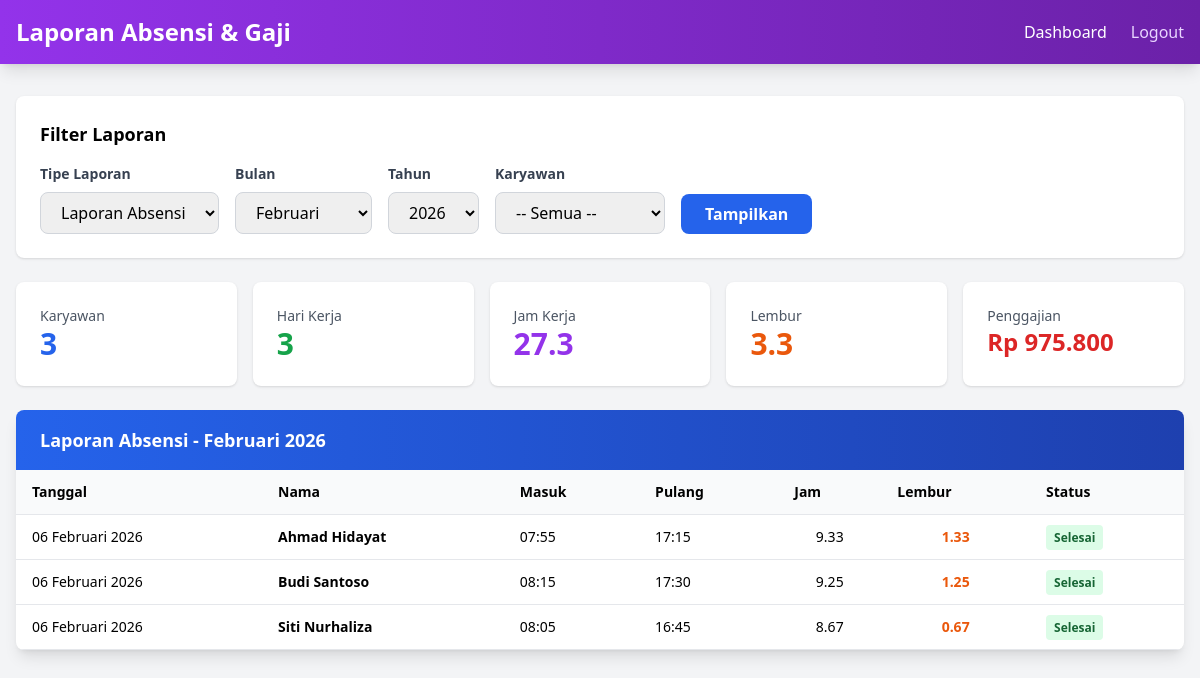
/hrd/laporan.php (signed in), run on the app's committed database.
### tables this page shows
CREATE TABLE absensi (
  id INT PRIMARY KEY AUTO_INCREMENT,
  user_id INT NOT NULL,
  tanggal DATE NOT NULL,
  jam_masuk TIME,
  jam_pulang TIME,
  total_jam DECIMAL(5, 2),
  jam_lembur DECIMAL(5, 2) DEFAULT 0,
  selfie_masuk VARCHAR(255),
  selfie_pulang VARCHAR(255),
  lat_masuk DECIMAL(10, 8),
  lng_masuk DECIMAL(11, 8),
  lat_pulang DECIMAL(10, 8),
  lng_pulang DECIMAL(11, 8),
  status ENUM('belum_absen', 'absen_masuk', 'absen_pulang', 'selesai') DEFAULT 'belum_absen',
  created_at TIMESTAMP DEFAULT CURRENT_TIMESTAMP,
  updated_at TIMESTAMP DEFAULT CURRENT_TIMESTAMP ON UPDATE CURRENT_TIMESTAMP,
  FOREIGN KEY (user_id) REFERENCES users(id) ON DELETE CASCADE,
  UNIQUE KEY unique_user_tanggal (user_id, tanggal),
  INDEX idx_tanggal (tanggal),
  INDEX idx_user_id (user_id)
);

CREATE TABLE users (
  id INT PRIMARY KEY AUTO_INCREMENT,
  nama VARCHAR(100) NOT NULL,
  email VARCHAR(100) UNIQUE NOT NULL,
  password VARCHAR(255) NOT NULL,
  role ENUM('admin', 'hrd', 'karyawan') NOT NULL DEFAULT 'karyawan',
  gaji_harian DECIMAL(10, 2) DEFAULT 0,
  tarif_lembur_per_jam DECIMAL(10, 2) DEFAULT 0,
  status ENUM('aktif', 'nonaktif') DEFAULT 'aktif',
  created_at TIMESTAMP DEFAULT CURRENT_TIMESTAMP,
  updated_at TIMESTAMP DEFAULT CURRENT_TIMESTAMP ON UPDATE CURRENT_TIMESTAMP
);

### config/database.php (called while the page is built, shortened)
<?php
function executeQuery($conn, $query, $params = [], $types = '') {
    $stmt = $conn->prepare($query);
    if (!empty($params)) {
        if (!$stmt->bind_param($types, ...$params)) {
            throw new Exception('Bind param failed: ' . $stmt->error);
        }
    }
    if (!$stmt->execute()) {
        throw new Exception('Execute failed: ' . $stmt->error);
    }
    return $stmt;
}
function getRows($conn, $query, $params = [], $types = '') {
    try {
        $stmt = executeQuery($conn, $query, $params, $types);
        $result = $stmt->get_result();
        $rows = [];
        while ($row = $result->fetch_assoc()) {
            $rows[] = $row;
        }
        return $rows;
    } catch (Exception $e) {
        throw new Exception('Get rows failed: ' . $e->getMessage());
    }
}

### config/helper.php (called while the page is built, shortened)
<?php
function calculateDailySalary($gaji_harian, $jam_lembur, $tarif_lembur_per_jam) {
    $overtime_pay = $jam_lembur * $tarif_lembur_per_jam;
    return $gaji_harian + $overtime_pay;
}
function formatCurrency($number, $currency = 'Rp') {
    return $currency . ' ' . number_format($number, 0, ',', '.');
}
function formatDateIndonesian($date) {
    $months = [
        'Januari', 'Februari', 'Maret', 'April', 'Mei', 'Juni',
        'Juli', 'Agustus', 'September', 'Oktober', 'November', 'Desember'
    ];
    $date_obj = new DateTime($date);
    $day = $date_obj->format('d');
    $month = $date_obj->format('n');
    $year = $date_obj->format('Y');
    return $day . ' ' . $months[$month - 1] . ' ' . $year;
}

### hrd/laporan.php (the view, shortened to what this page needs)
<?php
require_once __DIR__ . '/../config/database.php';
require_once __DIR__ . '/../config/helper.php';
$filter_month = $_GET['month'] ?? date('n');
$filter_year = $_GET['year'] ?? date('Y');
$filter_type = $_GET['type'] ?? 'absensi';
$first_day = sprintf('%04d-%02d-01', $filter_year, $filter_month);
$last_day = date('Y-m-t', strtotime($first_day));
$query = "SELECT a.*, u.nama, u.gaji_harian, u.tarif_lembur_per_jam
          FROM absensi a
          JOIN users u ON a.user_id = u.id
          WHERE a.tanggal BETWEEN ? AND ?
          AND u.role = 'karyawan'";
$params = [$first_day, $last_day];
$types = 'ss';
$query .= " ORDER BY a.tanggal DESC, u.nama";
$report_data = getRows($conn, $query, $params, $types);
$summary = [
    'total_hari_kerja' => 0,
    'total_jam_kerja' => 0,
    'total_lembur' => 0,
    'total_gaji' => 0,
    'total_lembur_bayar' => 0,
    'employee_count' => 0
];
$employee_summary = [];
foreach ($report_data as $record) {
    $emp_id = $record['user_id'];
    if ($record['status'] === 'selesai') {
        if (!isset($employee_summary[$emp_id])) {
            $employee_summary[$emp_id] = [
                'nama' => $record['nama'],
                'gaji_harian' => $record['gaji_harian'],
                'tarif_lembur' => $record['tarif_lembur_per_jam'],
                'hari_kerja' => 0,
                'total_jam' => 0,
                'total_lembur' => 0,
                'total_gaji' => 0,
                'total_lembur_bayar' => 0
            ];
        }
        $employee_summary[$emp_id]['hari_kerja']++;
        $employee_summary[$emp_id]['total_jam'] += $record['total_jam'] ?? 0;
        $employee_summary[$emp_id]['total_lembur'] += $record['jam_lembur'] ?? 0;
        $daily_salary = calculateDailySalary(
            $record['gaji_harian'],
            $record['jam_lembur'] ?? 0,
            $record['tarif_lembur_per_jam']
        );
        $employee_summary[$emp_id]['total_gaji'] += $daily_salary;
        $employee_summary[$emp_id]['total_lembur_bayar'] += ($record['jam_lembur'] ?? 0) * $record['tarif_lembur_per_jam'];
    }
}
foreach ($employee_summary as $emp_data) {
    $summary['employee_count']++;
    $summary['total_hari_kerja'] += $emp_data['hari_kerja'];
    $summary['total_jam_kerja'] += $emp_data['total_jam'];
    $summary['total_lembur'] += $emp_data['total_lembur'];
    $summary['total_gaji'] += $emp_data['total_gaji'];
    $summary['total_lembur_bayar'] += $emp_data['total_lembur_bayar'];
}
$months = ['', 'Januari', 'Februari', 'Maret', 'April', 'Mei', 'Juni',
           'Juli', 'Agustus', 'September', 'Oktober', 'November', 'Desember'];
?>
<!DOCTYPE html>
<html lang="id">
<head>
    <script src="https://cdn.tailwindcss.com"></script>
</head>
<body class="bg-gray-100">
    <nav class="bg-gradient-to-r from-purple-600 to-purple-800 shadow-lg">
        <div class="max-w-7xl mx-auto px-4 py-4">
            <div class="flex justify-between items-center">
                <h1 class="text-2xl font-bold text-white">Laporan Absensi & Gaji</h1>
                <div class="flex items-center gap-6 text-white">
                    <a href="/hrd/dashboard.php" class="hover:text-purple-200">Dashboard</a>
                    <a href="/auth/logout.php" class="text-purple-200 hover:text-purple-100">Logout</a>
                </div>
            </div>
        </div>
    </nav>
    <div class="max-w-7xl mx-auto mt-8 px-4 mb-8">
        <div class="bg-white rounded-lg shadow p-6 mb-6">
            <h2 class="text-lg font-bold mb-4">Filter Laporan</h2>
            <form method="GET" class="flex gap-4 items-end flex-wrap">
                <div>
                    <label class="block text-sm font-semibold text-gray-700 mb-2">Tipe Laporan</label>
                    <select name="type" onchange="this.form.submit()" class="px-4 py-2 border border-gray-300 rounded-lg focus:outline-none focus:ring-2 focus:ring-blue-500">
                        <option value="absensi" <?php echo $filter_type === 'absensi' ? 'selected' : ''; ?>>Laporan Absensi</option>
                    </select>
                </div>
                <div>
                    <label class="block text-sm font-semibold text-gray-700 mb-2">Bulan</label>
                    <select name="month" class="px-4 py-2 border border-gray-300 rounded-lg">
                        <?php for ($i = 1; $i <= 12; $i++): ?>
                            <option value="<?php echo $i; ?>" <?php echo $i == $filter_month ? 'selected' : ''; ?>>
                                <?php echo $months[$i]; ?>
                            </option>
                        <?php endfor; ?>
                    </select>
                </div>
                <div>
                    <label class="block text-sm font-semibold text-gray-700 mb-2">Tahun</label>
                    <select name="year" class="px-4 py-2 border border-gray-300 rounded-lg">
                        <?php for ($i = date('Y'); $i >= date('Y') - 5; $i--): ?>
                            <option value="<?php echo $i; ?>" <?php echo $i == $filter_year ? 'selected' : ''; ?>>
                                <?php echo $i; ?>
                            </option>
                        <?php endfor; ?>
                    </select>
                </div>
                <div>
                    <label class="block text-sm font-semibold text-gray-700 mb-2">Karyawan</label>
                    <select name="user" class="px-4 py-2 border border-gray-300 rounded-lg">
                        <option value="">-- Semua --</option>
                    </select>
                </div>
                <button type="submit" class="bg-blue-600 hover:bg-blue-700 text-white px-6 py-2 rounded-lg font-semibold">
                    Tampilkan
                </button>
            </form>
        </div>
        <div class="grid grid-cols-1 md:grid-cols-5 gap-4 mb-6">
            <div class="bg-white rounded-lg shadow p-6">
                <p class="text-gray-600 text-sm">Karyawan</p>
                <p class="text-3xl font-bold text-blue-600"><?php echo $summary['employee_count']; ?></p>
            </div>
            <div class="bg-white rounded-lg shadow p-6">
                <p class="text-gray-600 text-sm">Hari Kerja</p>
                <p class="text-3xl font-bold text-green-600"><?php echo $summary['total_hari_kerja']; ?></p>
            </div>
            <div class="bg-white rounded-lg shadow p-6">
                <p class="text-gray-600 text-sm">Jam Kerja</p>
                <p class="text-3xl font-bold text-purple-600"><?php echo round($summary['total_jam_kerja'], 1); ?></p>
            </div>
            <div class="bg-white rounded-lg shadow p-6">
                <p class="text-gray-600 text-sm">Lembur</p>
                <p class="text-3xl font-bold text-orange-600"><?php echo round($summary['total_lembur'], 1); ?></p>
            </div>
            <div class="bg-white rounded-lg shadow p-6">
                <p class="text-gray-600 text-sm">Penggajian</p>
                <p class="text-2xl font-bold text-red-600"><?php echo formatCurrency($summary['total_gaji']); ?></p>
            </div>
        </div>
        <?php if ($filter_type === 'gaji'): ?>
            <div class="bg-white rounded-lg shadow-lg overflow-hidden">
                <div class="px-6 py-4 bg-gradient-to-r from-green-600 to-green-800 text-white">
                    <h3 class="text-lg font-bold">Laporan Gaji - <?php echo $months[$filter_month]; ?> <?php echo $filter_year; ?></h3>
                </div>
                <div class="overflow-x-auto">
                    <table class="w-full">
                        <thead class="bg-gray-50 border-b">
                            <tr>
                                <th class="px-6 py-3 text-left text-sm font-semibold">No.</th>
                                <th class="px-6 py-3 text-left text-sm font-semibold">Nama Karyawan</th>
                                <th class="px-6 py-3 text-left text-sm font-semibold">Hari</th>
                                <th class="px-6 py-3 text-left text-sm font-semibold">Jam</th>
                                <th class="px-6 py-3 text-left text-sm font-semibold">Lembur</th>
                                <th class="px-6 py-3 text-left text-sm font-semibold">Gaji Pokok</th>
                                <th class="px-6 py-3 text-left text-sm font-semibold">Tunjangan</th>
                                <th class="px-6 py-3 text-left text-sm font-semibold">Total Gaji</th>
                            </tr>
                        </thead>
                        <tbody>
                            <?php if (!empty($employee_summary)): ?>
                                <?php $no = 1; foreach ($employee_summary as $emp_data): ?>
                                    <tr class="border-b hover:bg-gray-50">
                                        <td class="px-6 py-4 text-sm font-semibold"><?php echo $no++; ?></td>
                                        <td class="px-6 py-4 text-sm font-semibold"><?php echo htmlspecialchars($emp_data['nama']); ?></td>
                                        <td class="px-6 py-4 text-sm text-center"><?php echo $emp_data['hari_kerja']; ?></td>
                                        <td class="px-6 py-4 text-sm text-center"><?php echo round($emp_data['total_jam'], 1); ?></td>
                                        <td class="px-6 py-4 text-sm text-center text-orange-600"><?php echo round($emp_data['total_lembur'], 1); ?></td>
                                        <td class="px-6 py-4 text-sm text-right"><?php echo formatCurrency($emp_data['hari_kerja'] * $emp_data['gaji_harian']); ?></td>
                                        <td class="px-6 py-4 text-sm text-right"><?php echo formatCurrency($emp_data['total_lembur_bayar']); ?></td>
                                        <td class="px-6 py-4 text-sm text-right font-bold text-green-600"><?php echo formatCurrency($emp_data['total_gaji']); ?></td>
                                    </tr>
                                <?php endforeach; ?>
                            <?php else: ?>
                                <tr>
                                    <td colspan="8" class="px-6 py-8 text-center text-gray-500">Tidak ada data</td>
                                </tr>
                            <?php endif; ?>
                        </tbody>
                    </table>
                </div>
            </div>
        <?php else: ?>
            <div class="bg-white rounded-lg shadow-lg overflow-hidden">
                <div class="px-6 py-4 bg-gradient-to-r from-blue-600 to-blue-800 text-white">
                    <h3 class="text-lg font-bold">Laporan Absensi - <?php echo $months[$filter_month]; ?> <?php echo $filter_year; ?></h3>
                </div>
                <div class="overflow-x-auto">
                    <table class="w-full text-sm">
                        <thead class="bg-gray-50 border-b">
                            <tr>
                                <th class="px-4 py-3 text-left font-semibold">Tanggal</th>
                                <th class="px-4 py-3 text-left font-semibold">Nama</th>
                                <th class="px-4 py-3 text-left font-semibold">Masuk</th>
                                <th class="px-4 py-3 text-left font-semibold">Pulang</th>
                                <th class="px-4 py-3 text-left font-semibold">Jam</th>
                                <th class="px-4 py-3 text-left font-semibold">Lembur</th>
                                <th class="px-4 py-3 text-left font-semibold">Status</th>
                            </tr>
                        </thead>
                        <tbody>
                            <?php if (!empty($report_data)): ?>
                                <?php foreach ($report_data as $record): ?>
                                    <tr class="border-b hover:bg-gray-50">
                                        <td class="px-4 py-3"><?php echo formatDateIndonesian($record['tanggal']); ?></td>
                                        <td class="px-4 py-3 font-semibold"><?php echo htmlspecialchars($record['nama']); ?></td>
                                        <td class="px-4 py-3"><?php echo $record['jam_masuk'] ? date('H:i', strtotime($record['jam_masuk'])) : '-'; ?></td>
                                        <td class="px-4 py-3"><?php echo $record['jam_pulang'] ? date('H:i', strtotime($record['jam_pulang'])) : '-'; ?></td>
                                        <td class="px-4 py-3 text-center"><?php echo $record['total_jam'] ?? 0; ?></td>
                                        <td class="px-4 py-3 text-center text-orange-600 font-semibold"><?php echo $record['jam_lembur'] ?? 0; ?></td>
                                        <td class="px-4 py-3"><span class="px-2 py-1 bg-green-100 text-green-800 text-xs rounded font-semibold">Selesai</span></td>
                                    </tr>
                                <?php endforeach; ?>
                            <?php else: ?>
                                <tr>
                                    <td colspan="7" class="px-6 py-8 text-center text-gray-500">Tidak ada data absensi</td>
                                </tr>
                            <?php endif; ?>
                        </tbody>
                    </table>
                </div>
            </div>
        <?php endif; ?>
    </div>
</body>
</html>

### data on the page
absensi: tanggal "06 Februari 2026", user.nama "Ahmad Hidayat", jam_masuk "07:55", jam_pulang "17:15", total_jam "9.33", jam_lembur "1.33"
absensi: tanggal "06 Februari 2026", user.nama "Budi Santoso", jam_masuk "08:15", jam_pulang "17:30", total_jam "9.25", jam_lembur "1.25"
absensi: tanggal "06 Februari 2026", user.nama "Siti Nurhaliza", jam_masuk "08:05", jam_pulang "16:45", total_jam "8.67", jam_lembur "0.67"

### other printed values
$summary['employee_count'] "3"
$summary['total_hari_kerja'] "3"
$summary['total_jam_kerja'] "27.3"
$summary['total_lembur'] "3.3"
formatCurrency($summary['total_gaji']) "Rp 975.800"
form field month "Februari"
form field year "2026"
